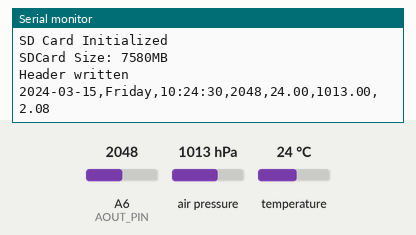
Recording of a program running on a simulated Arduino Nano ESP32. Parts: the last lines printed to the serial monitor. Inputs (shaded band) come from the test bench; at power-on: air pressure 1013 hPa, A6 (AOUT_PIN) = 2048, temperature 24 °C. The local clock reads 2024-03-15 10:24:30 at power-on unless the program sets it; storage starts empty.

Above: at 1.2 s.
1.3 s: air pressure set to 952 hPa
At 2.6 s:
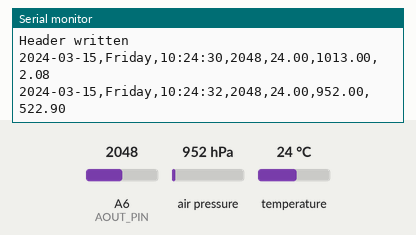
2.8 s: A6 (AOUT_PIN) set to 2866
4.3 s: temperature set to 12 °C
At 4.3 s:
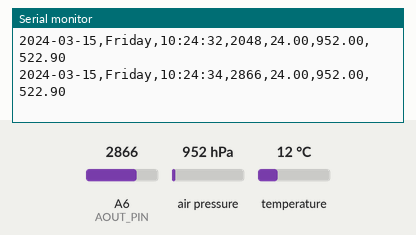
5.8 s: A6 (AOUT_PIN) set to 3603
At 7.0 s:
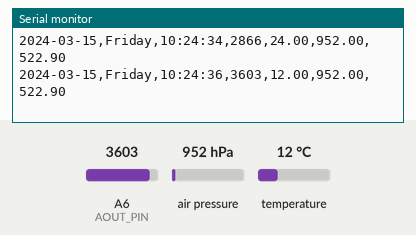
7.3 s: air pressure set to 975 hPa
At 9.2 s:
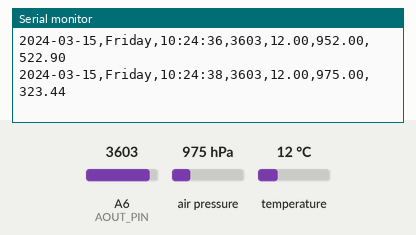
Timing chart, 0 to 9.8 s (numbered marks = the images above; inputs shaded):
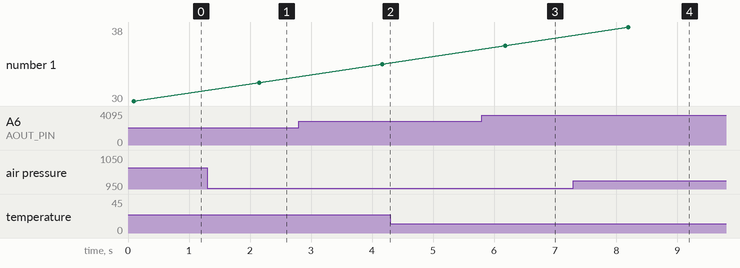

The program:

main.cpp
```cpp
#include <Arduino.h>
#include <Wire.h>
#include <Adafruit_Sensor.h>
#include <Adafruit_BMP280.h>
#include <sensorData.h>
#include <SD.h>
#include <RTClib.h>

// Sensor Methods and Objects
#include "temperature.h"
#include "pressure.h"
#include "altitude.h"
#include "sensorData.h"

#define AOUT_PIN A6
#define PIN_SPI_CS D10

Adafruit_BMP280 bmp;
File myFile;
RTC_DS3231 rtc;
char fileName[64];
DateTime now;

char daysOfWeek[7][12] = {
    "Sunday", "Monday", "Tuesday", "Wednesday", "Thursday", "Friday", "Saturday"};

void setup()
{
  Serial.begin(9600);
  while (!Serial)
    ;

  if (!SD.begin(PIN_SPI_CS))
  {
    while (1)
    {
      Serial.println(F("SD CARD FAILED, OR NOT PRESENT!"));
      delay(1000);
    }
  }

  Serial.println(F("SD Card Initialized."));

  while (!bmp.begin(0x76))
  {
    Serial.println("BMP280 sensor, not found");
    delay(1000);
  }

  Serial.println("BMP280 Sensor Initialized");

  while (!rtc.begin())
  {
    Serial.println("RTC not found");
    delay(1000);
  }

  Serial.println("RTC Initialized");

  while (!SD.begin(PIN_SPI_CS))
  {
    Serial.println("SD init failed");
    delay(1000);
  }

  Serial.println("SD Card Initialized");

  uint32_t cardSize = SD.cardSize() / (1024 * 1024);
  String str = "SDCard Size: " + String(cardSize) + "MB";
  Serial.println(str);

  now = rtc.now();

  snprintf(fileName, sizeof(fileName),
           "/enviromental_data_%04d-%02d-%02d.csv",
           now.year(), now.month(), now.day());

  if (!SD.exists(fileName))
  {
    File f = SD.open(fileName, FILE_WRITE);
    if (f)
    {
      f.println("date,day,time,moisture,temperature_C,pressure_hPa,altitude_m");
      f.close();
      Serial.println("Header written");
    }
  }

  bmp.setSampling(Adafruit_BMP280::MODE_NORMAL,     /* Operating Mode. */
                  Adafruit_BMP280::SAMPLING_X2,     /* Temp. oversampling */
                  Adafruit_BMP280::SAMPLING_X16,    /* Pressure oversampling */
                  Adafruit_BMP280::FILTER_X16,      /* Filtering. */
                  Adafruit_BMP280::STANDBY_MS_500); /* Standby time. */
}

void loop()
{
  now = rtc.now();
  // open file for writing

  float temperature = bmp.readTemperature();    // Celsius
  float pressure = bmp.readPressure() / 100.0F; // mb/hPa
  float altitude = bmp.readAltitude(1013.25);   // Meters

  SensorData temperatureData = temperatureClassification(temperature, "BMP280");
  SensorData pressureData = pressureClassification(pressure, "BMP280");
  SensorData altitudeData = altitudeClassification(altitude, "BMP280");

  myFile = SD.open("/esp32.txt", FILE_WRITE);

  Serial.printf("%04d-%02d-%02d,%s,%02d:%02d:%02d,%d,%.2f,%.2f,%.2f\n",
                now.year(), now.month(), now.day(),
                daysOfWeek[now.dayOfTheWeek()],
                now.hour(), now.minute(), now.second(),
                analogRead(AOUT_PIN),
                temperatureData.getReading(),
                pressureData.getReading(),
                altitudeData.getReading());
  if (myFile)
  {
    myFile.printf("%04d-%02d-%02d,%s,%02d:%02d:%02d,%d,%.2f,%.2f,%.2f\n",
                  now.year(), now.month(), now.day(),
                  daysOfWeek[now.dayOfTheWeek()],
                  now.hour(), now.minute(), now.second(),
                  analogRead(AOUT_PIN),
                  temperatureData.getReading(),
                  pressureData.getReading(),
                  altitudeData.getReading());

    myFile.close();
  }
  else
  {
    Serial.println("File open failed");
  }

  delay(2000); // Read every 2 seconds
}
```

altitude.h
```cpp
#pragma once

#include "sensorData.h"
#include <string>

SensorData altitudeClassification(float altitude, const std::string& sensorName);
```

pressure.h
```cpp
#pragma once

#include "sensorData.h"
#include <string>

SensorData pressureClassification(float seaLevelPressure, const std::string& sensorName);
```

sensorData.h
```cpp
#pragma once

#include <string>


enum class Category
{
    Cold, Cool, Mild, Warm, Hot,
    HighAltitude, LowAltitude,
    VeryLowPressure, LowPressure, NormalPressure, HighPressure, VeryHighPressure,
    Invalid
};


class SensorData{
private:

    float reading_;
    Category category_;
    std::string sensorName_;

public:
    SensorData(float reading, Category category, const std::string& sensorName);

    float getReading() const;
    Category getCategory() const;
    const std::string& getSensorName() const;
};
```

temperature.h
```cpp
#pragma once


#include "sensorData.h"
#include <string>

SensorData temperatureClassification(float temperature, const std::string& sensorName);
```

altitude.cpp
```cpp
#include <cmath>
#include "altitude.h"
#include "sensorData.h"


namespace AltitudeClassifications
{
  // Altitude threshold for classification
  inline constexpr float highAltitude = 1500.0f;
}

SensorData altitudeClassification(float altitude, const std::string& sensorName)
{
  if(!std::isfinite(altitude))
  {
    return SensorData(altitude, Category::Invalid, sensorName);
  }

  if (altitude > AltitudeClassifications::highAltitude)
  {
    return SensorData(altitude, Category::HighAltitude, sensorName);
  }
  else
  {
    return SensorData(altitude, Category::LowAltitude, sensorName);
  }
}
```

pressure.cpp
```cpp
#include <cmath>
#include "pressure.h"
#include "sensorData.h"

namespace PressureClassifications
{
  // Pressure thresholds for classification
  inline constexpr float veryLowPressure = 948.0f;
  inline constexpr float lowPressure = 982.0f;
  inline constexpr float normalPressure = 1009.0f;
  inline constexpr float highPressure = 1023.0f;
}

SensorData pressureClassification(float seaLevelPressure, const std::string& sensorName)
{
    if(!std::isfinite(seaLevelPressure))
    {
        return SensorData(seaLevelPressure, Category::Invalid, sensorName);
    }

  if (seaLevelPressure < PressureClassifications::veryLowPressure)
  {
    return SensorData(seaLevelPressure, Category::VeryLowPressure, sensorName);
  }
  else if (seaLevelPressure < PressureClassifications::lowPressure)
  {
    return SensorData(seaLevelPressure, Category::LowPressure, sensorName);
  }
  else if (seaLevelPressure < PressureClassifications::normalPressure)
  {
    return SensorData(seaLevelPressure, Category::NormalPressure, sensorName);
  }
  else if (seaLevelPressure < PressureClassifications::highPressure)
  {
    return SensorData(seaLevelPressure, Category::HighPressure, sensorName);
  }

  return SensorData(seaLevelPressure, Category::VeryHighPressure, sensorName);
}
```

sensorData.cpp
```cpp
#include "sensorData.h"

SensorData::SensorData(float reading, Category category, const std::string& sensorName)
    : reading_(reading), category_(category), sensorName_(sensorName) {}


float SensorData::getReading() const
{
    return reading_;
}

Category SensorData::getCategory() const
{
    return category_;
}

const std::string& SensorData::getSensorName() const
{
    return sensorName_;
}
```

temperature.cpp
```cpp
#include <cmath>

#include "temperature.h"
#include "sensorData.h"
namespace TemperatureClassifications
{
  // Temperature thresholds for classification
  inline constexpr float cold = 0.0f;
  inline constexpr float cool = 10.0f;
  inline constexpr float mild = 18.0f;
  inline constexpr float warm = 27.0f;
}

SensorData temperatureClassification(float temperature, const std::string& sensorName)
{
  // Check for valid temperature
  if(!std::isfinite(temperature))
  {
    return SensorData(temperature, Category::Invalid, sensorName);
  }

  if (temperature < TemperatureClassifications::cold)
  {
    return SensorData(temperature, Category::Cold, sensorName);
  }
  else if (temperature < TemperatureClassifications::cool)
  {
    return SensorData(temperature, Category::Cool, sensorName);
  }
  else if (temperature < TemperatureClassifications::mild)
  {
    return SensorData(temperature, Category::Mild, sensorName);
  }
  else if (temperature < TemperatureClassifications::warm)
  {
    return SensorData(temperature, Category::Warm, sensorName);
  }

  return SensorData(temperature, Category::Hot, sensorName);
}
```

Measured:
- after the input at 1.3 s, the serial monitor: prints a new line after 0.85 s (image 1)
- after the input at 5.8 s, the serial monitor: prints a new line after 0.38 s (image 3)
- after the input at 7.3 s, the serial monitor: prints a new line after 0.89 s (image 4)
